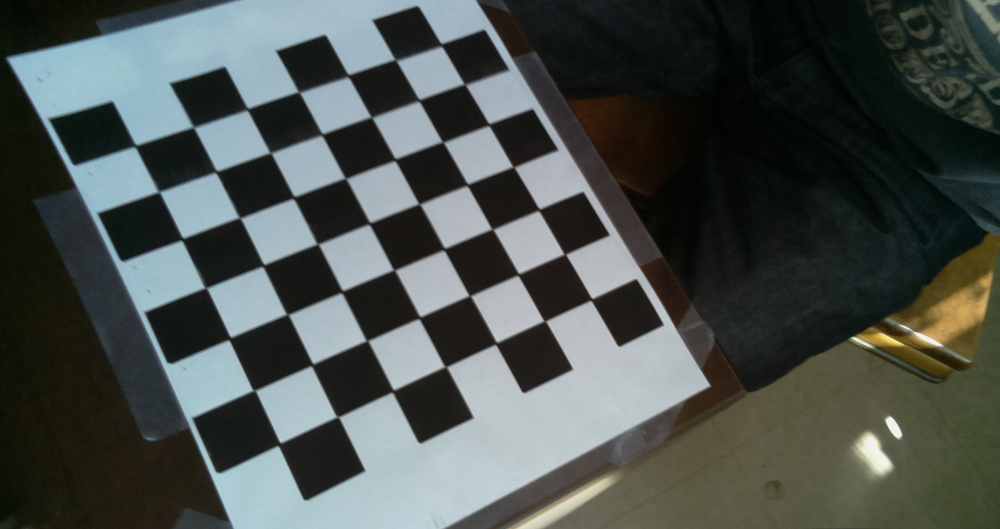
#> input picture localfiles/calibrationImages/img0029_calibresult.png, 1000 x 529 px, shrunk from 1832 x 969 before the run
$ jupyter execute Untitled0.ipynb   (Python 2 division)   (older library calls are emulated)
#> lines starting #> are read from the running program, lines starting #| are printed output that depends on the picture; after the words box and inside, x2 and y2 are one past the last pixel; in counts of white or black regions, pixels touching at a corner belong together
[cell 1]
cd calibrationImages/

[cell 2]
import cv2
import numpy as np
import matplotlib.pyplot as plt

[cell 3]
img = cv2.imread('img0029_calibresult.png')
#> img is the input picture: shape (529, 1000, 3); mean B, G, R 77.9, 81.2, 74.8
print img.shape
#| (529, 1000, 3)
rows,cols,ch = img.shape
#> rows = 529; cols = 1000; ch = 3

pts1 = np.float32([[50,50],[200,50],[50,200]])
pts2 = np.float32([[10,100],[200,50],[100,250]])

M = cv2.getAffineTransform(pts1,pts2)
dst = cv2.warpAffine(img,M,(cols,rows))
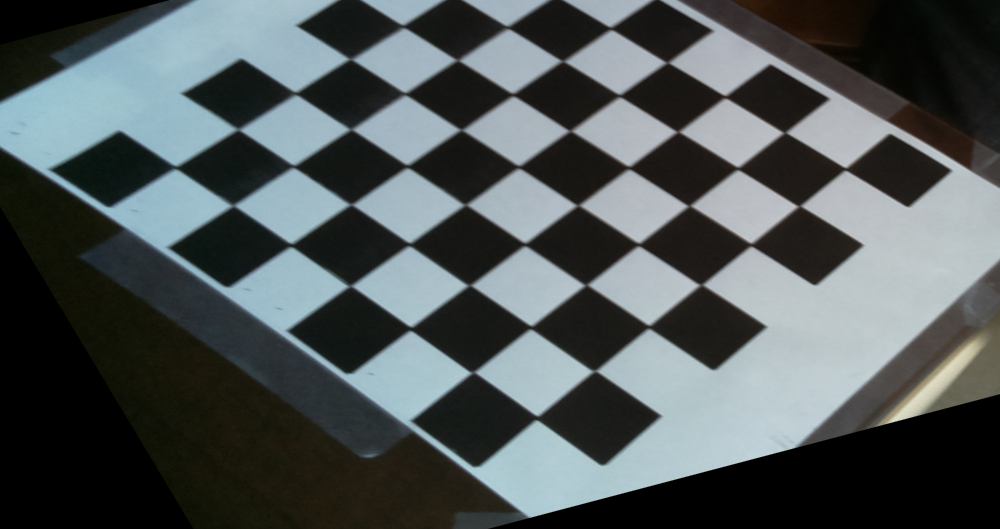
#> dst: shape (529, 1000, 3); mean B, G, R 87.7, 86.9, 79.8

plt.subplot(121),plt.imshow(img),plt.title('Input')
plt.subplot(122),plt.imshow(dst),plt.title('Output')
plt.show()
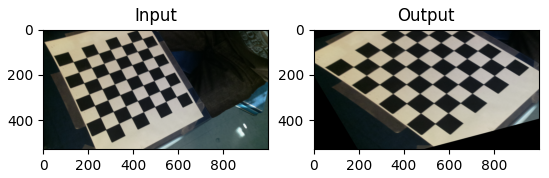
#> figure drawn by matplotlib, 2 panels; B, G, R data is drawn as R, G, B

[cell 4]
img = cv2.imread('img0029_calibresult.png')
print img.shape
#| (529, 1000, 3)
rows,cols,ch = img.shape

pts1 = np.float32([[50,50],[200,50],[50,200],[200,200]])
pts2 = np.float32([[10,100],[200,50],[100,250],[200,250]])

M = cv2.getPerspectiveTransform(pts1,pts2)
dst = cv2.warpPerspective(img,M,(cols,rows))
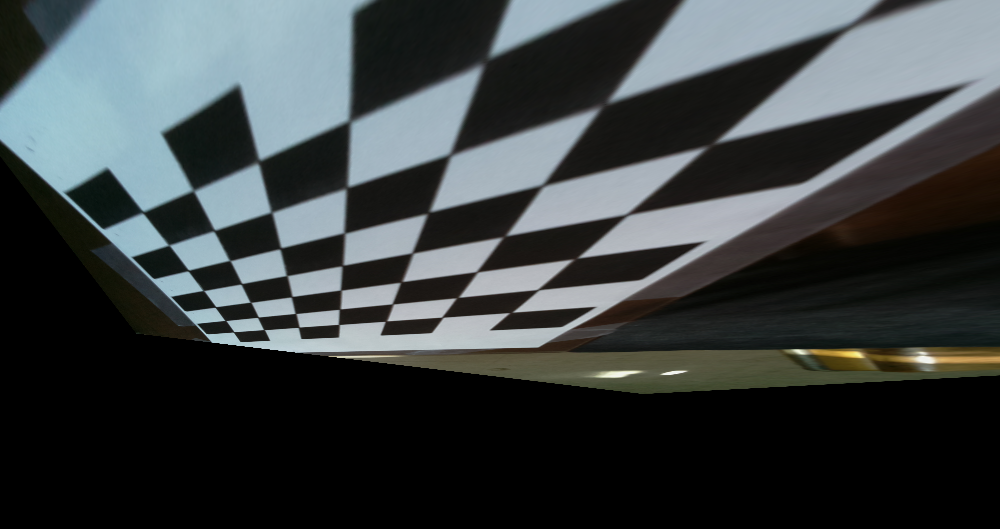
#> dst: shape (529, 1000, 3); mean B, G, R 66.2, 65, 59.5

plt.subplot(121),plt.imshow(img),plt.title('Input')
plt.subplot(122),plt.imshow(dst),plt.title('Output')
plt.show()
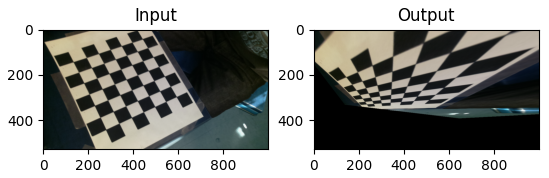
#> figure drawn by matplotlib, 2 panels; B, G, R data is drawn as R, G, B

[cell 5]
import numpy as np
import cv2
from matplotlib import pyplot as plt

MIN_MATCH_COUNT = 10

img1 = cv2.imread('img0019_calibresult.png',0)          # queryImage
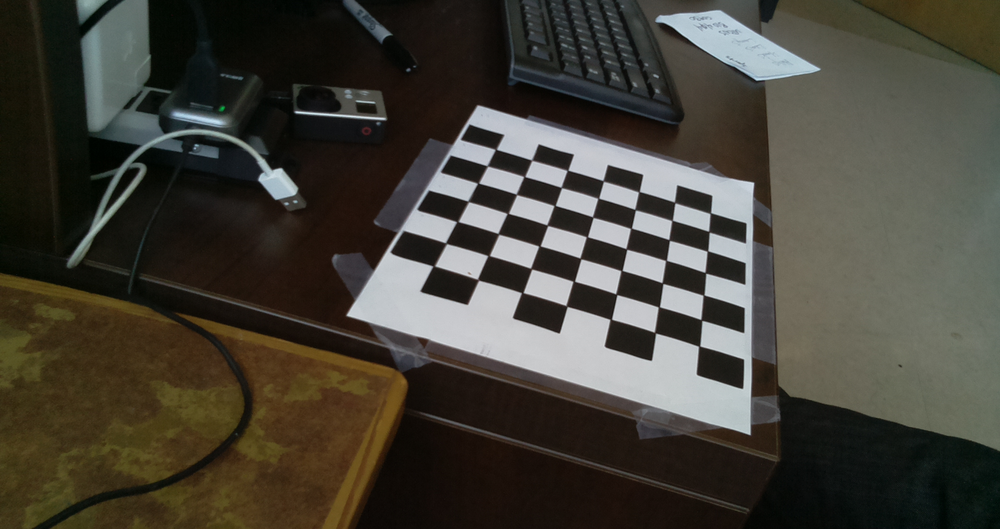
#> input picture localfiles/calibrationImages/img0019_calibresult.png, 1000 x 529 px, shrunk from 1832 x 969 before the run
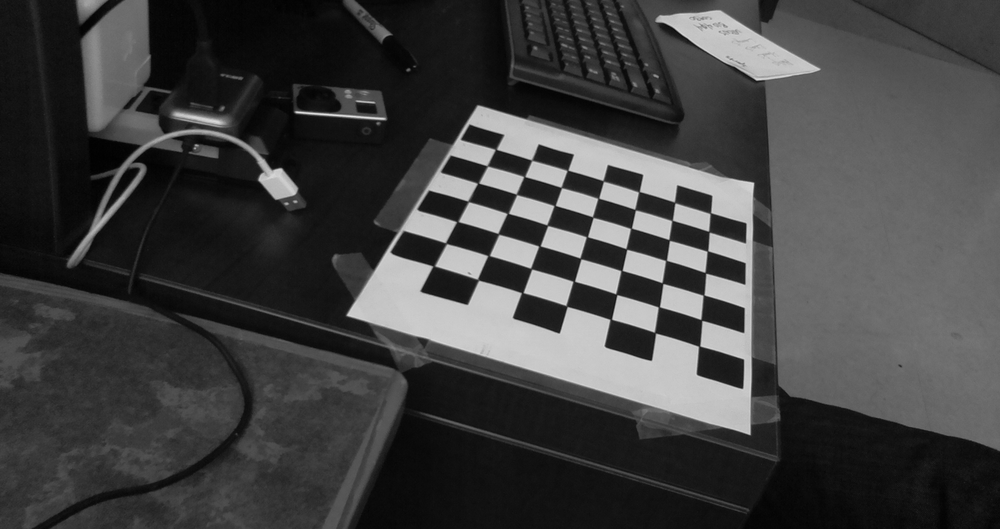
#> img1: shape (529, 1000); min 1, max 228, mean 64.9
img2 = cv2.imread('img0021_calibresult.png',0) # trainImage
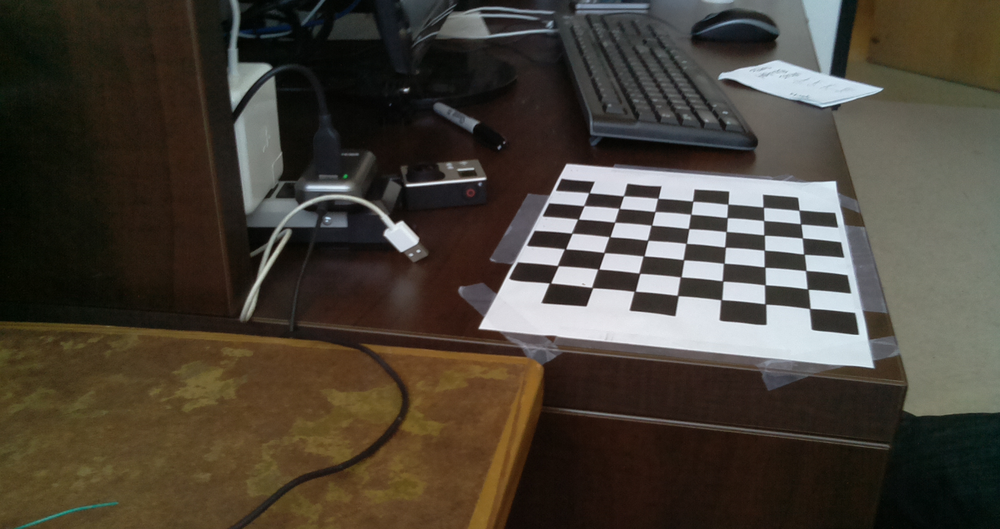
#> input picture localfiles/calibrationImages/img0021_calibresult.png, 1000 x 529 px, shrunk from 1832 x 969 before the run
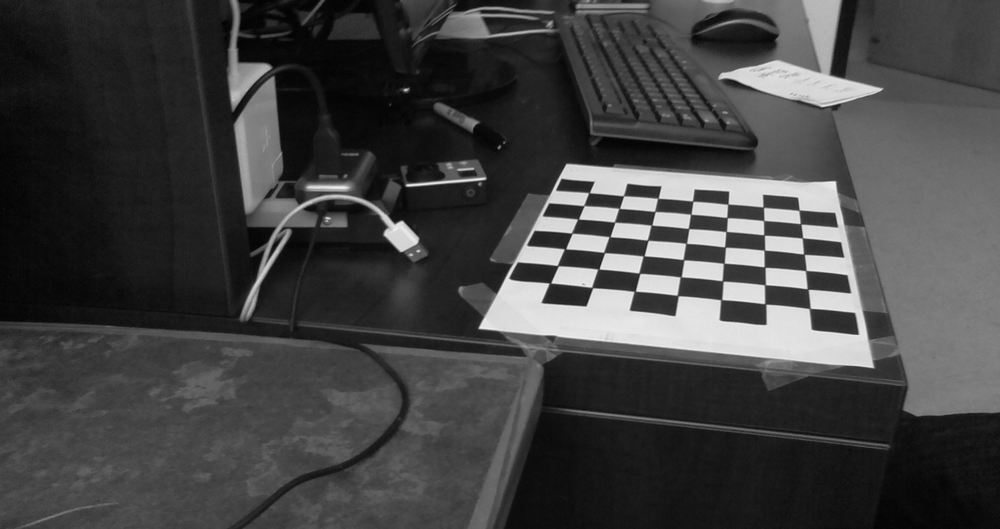
#> img2: shape (529, 1000); min 2, max 241, mean 66.3

# Initiate SIFT detector
sift = cv2.SIFT()

# find the keypoints and descriptors with SIFT
kp1, des1 = sift.detectAndCompute(img1,None)
#> kp1 = 598 keypoints; strongest (x, y, size): (278, 183, 20.8), (451, 287, 22.8), (629, 341, 23.1), (462, 261, 19.7)
kp2, des2 = sift.detectAndCompute(img2,None)
#> kp2 = 754 keypoints; strongest (x, y, size): (401, 236, 19), (576, 296, 15.4), (825, 321, 16.7), (572, 171, 12.1)

FLANN_INDEX_KDTREE = 0
index_params = dict(algorithm = FLANN_INDEX_KDTREE, trees = 5)
search_params = dict(checks = 50)

flann = cv2.FlannBasedMatcher(index_params, search_params)

matches = flann.knnMatch(des1,des2,k=2)
#> matches = 598 matches

# store all the good matches as per Lowe's ratio test.
good = []
for m,n in matches:
    if m.distance < 0.7*n.distance:
        good.append(m)
#> after the loop, good = 129 matches

if len(good)>MIN_MATCH_COUNT:
    src_pts = np.float32([ kp1[m.queryIdx].pt for m in good ]).reshape(-1,1,2)
#> src_pts = 129 rows, first 8: [55.43, 302.4], [84.48, 278.3], [92.67, 44.69], [118, 140], [127.2, 106.1], [139.4, 108.7], [148.4, 57.19], [179.1, 114.9]
    dst_pts = np.float32([ kp2[m.trainIdx].pt for m in good ]).reshape(-1,1,2)
#> dst_pts = 129 rows, first 8: [236.2, 346.1], [252.3, 327.2], [240.1, 127.2], [608.6, 340.4], [268.3, 195.3], [278.2, 196.1], [280.5, 153.8], [311.2, 187.2]

    M, mask = cv2.findHomography(src_pts, dst_pts, cv2.RANSAC,5.0)
#> M = [[0.816, 0.116, 139.6], [-0.134, 0.675, 146.6], [-8.58e-05, -3.93e-05, 1]]; mask = 129 values, max 1 at index 17, min 0 at index 0, mean 0.543
    matchesMask = mask.ravel().tolist()
#> matchesMask has the same summary as mask

    h,w = img1.shape
#> h = 529; w = 1000
    pts = np.float32([ [0,0],[0,h-1],[w-1,h-1],[w-1,0] ]).reshape(-1,1,2)
#> pts = [[0, 0], [0, 528], [999, 528], [999, 0]]
    dst = cv2.perspectiveTransform(pts,M)
#> dst = [[139.6, 146.6], [204.9, 513.9], [1136.8, 413.6], [1044.2, 14.14]]

    img2 = cv2.polylines(img2,[np.int32(dst)],True,(255,255,255))
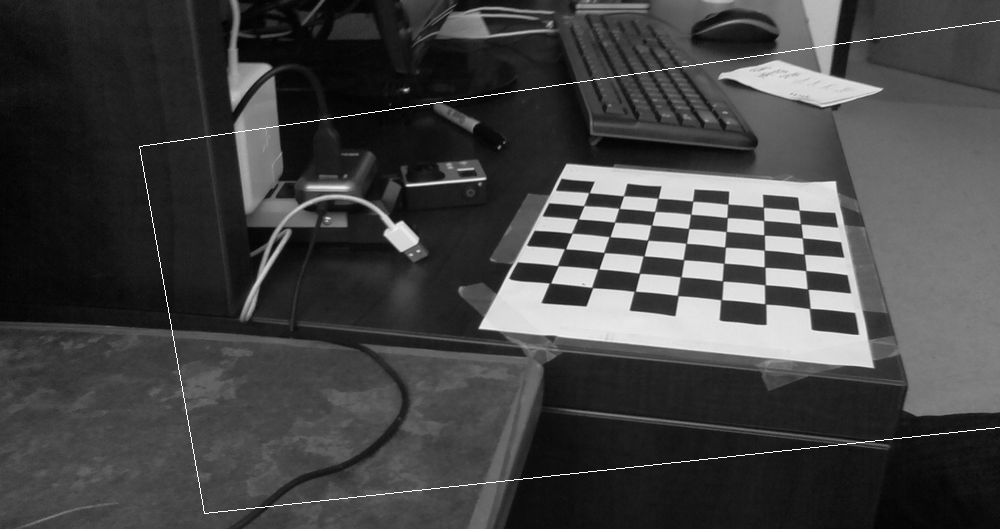
#> img2: shape (529, 1000); 0.38% of pixels changed, all inside (x1, y1, x2, y2) = (139, 20, 1000, 514)

else:
    print "Not enough matches are found - %d/%d" % (len(good),MIN_MATCH_COUNT)
    matchesMask = None

draw_params = dict(matchColor = (0,255,0), # draw matches in green color
                   singlePointColor = None,
                   matchesMask = matchesMask, # draw only inliers
                   flags = 2)
#> draw_params = 4 items

img3 = cv2.drawMatches(img1,kp1,img2,kp2,good,None,**draw_params)
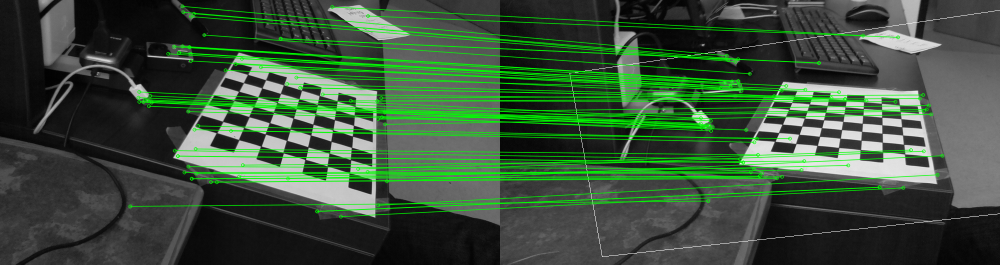
#> img3: shape (529, 2000, 3) (shown at 1/2 size); mean of channels 0, 1, 2 59.4, 81.2, 59.4; drawn as B, G, R

plt.imshow(img3, 'gray'),plt.show()
